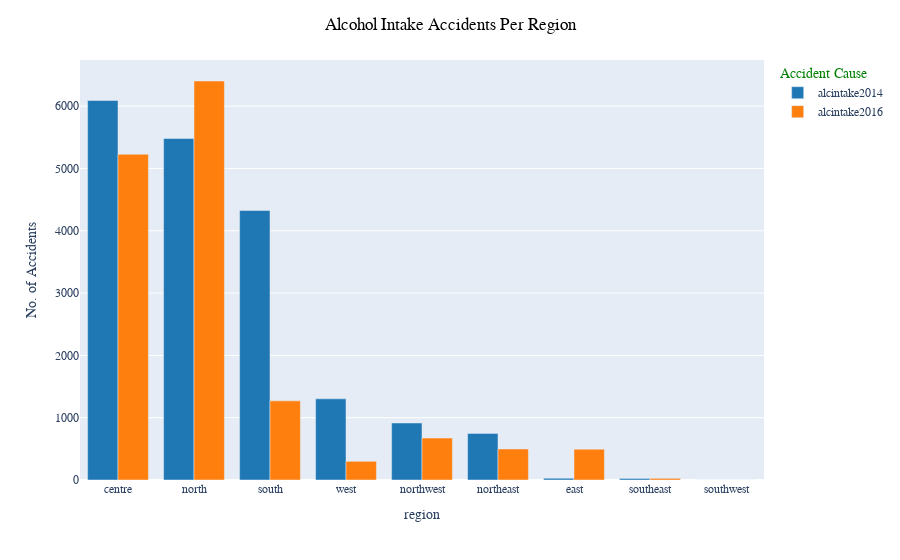

This figure's notebook cell:
### Markdown cell above
#### 4.1.1. Alcohol Intake Accidents Per Region

### Code cell
fig_0 = data.groupby("region")[alc_intake].sum().sort_values(["alcintake2014"], ascending=False)
fig_0 = px.bar(fig_0, barmode="group",
              labels={"value": "No. of Accidents", "variable": "Accident Cause"},
              color_discrete_sequence=px.colors.qualitative.D3)
fig_0.update_layout(title_text="Alcohol Intake Accidents Per Region", title_x=0.5,
                   font_family="Times New Roman", title_font_family="Times New Roman", 
                    title_font_color="black", legend_title_font_color="green")
fig_0.update_xaxes(title_font_family="Times New Roman")

### Figure 1 — Plotly figure (JSON) as saved in the notebook; plotly's stock layout.template omitted (floating-point values rounded to 4 significant figures)
{"data": [{"alignmentgroup": "True", "hovertemplate": "Accident Cause=alcintake2014<br>region=%{x}<br>No. of Accidents=%{y}<extra></extra>", "legendgroup": "alcintake2014", "marker": {"color": "#1F77B4", "pattern": {"shape": ""}}, "name": "alcintake2014", "offsetgroup": "alcintake2014", "orientation": "v", "showlegend": true, "textposition": "auto", "type": "bar", "x": ["centre", "north", "south", "west", "northwest", "northeast", "east", "southeast", "southwest"], "xaxis": "x", "y": [6091, 5481, 4325, 1303, 915, 748, 28, 25, 0], "yaxis": "y"}, {"alignmentgroup": "True", "hovertemplate": "Accident Cause=alcintake2016<br>region=%{x}<br>No. of Accidents=%{y}<extra></extra>", "legendgroup": "alcintake2016", "marker": {"color": "#FF7F0E", "pattern": {"shape": ""}}, "name": "alcintake2016", "offsetgroup": "alcintake2016", "orientation": "v", "showlegend": true, "textposition": "auto", "type": "bar", "x": ["centre", "north", "south", "west", "northwest", "northeast", "east", "southeast", "southwest"], "xaxis": "x", "y": [5228, 6404, 1270, 300, 673, 498, 494, 27, 0], "yaxis": "y"}], "layout": {"barmode": "group", "font": {"family": "Times New Roman"}, "legend": {"title": {"font": {"color": "green"}, "text": "Accident Cause"}, "tracegroupgap": 0}, "margin": {"t": 60}, "title": {"font": {"color": "black", "family": "Times New Roman"}, "text": "Alcohol Intake Accidents Per Region", "x": 0.5}, "xaxis": {"anchor": "y", "domain": [0, 1], "title": {"font": {"family": "Times New Roman"}, "text": "region"}}, "yaxis": {"anchor": "x", "domain": [0, 1], "title": {"text": "No. of Accidents"}}}}
